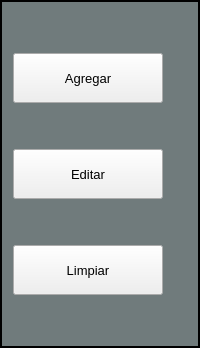
                     <widget class="QFrame" name="frame_9">
                      <property name="styleSheet">
                       <string notr="true">QFrame{
	background-color:#707B7C;
border-right:2px solid rgb(0,0,0);
border-left:2px solid rgb(0,0,0);
border-bottom:2px solid rgb(0,0,0);
border-top:2px solid rgb(0,0,0);
}</string>
                      </property>
                      <property name="frameShape">
                       <enum>QFrame::StyledPanel</enum>
                      </property>
                      <property name="frameShadow">
                       <enum>QFrame::Raised</enum>
                      </property>
                      <layout class="QVBoxLayout" name="verticalLayout_52">
                       <item>
                        <layout class="QVBoxLayout" name="verticalLayout_62">
                         <item>
                          <spacer name="verticalSpacer_22">
                           <property name="orientation">
                            <enum>Qt::Vertical</enum>
                           </property>
                           <property name="sizeHint" stdset="0">
                            <size>
                             <width>20</width>
                             <height>40</height>
                            </size>
                           </property>
                          </spacer>
                         </item>
                         <item>
                          <widget class="QPushButton" name="btn_agg_4">
                           <property name="minimumSize">
                            <size>
                             <width>150</width>
                             <height>50</height>
                            </size>
                           </property>
                           <property name="maximumSize">
                            <size>
                             <width>150</width>
                             <height>50</height>
                            </size>
                           </property>
                           <property name="font">
                            <font>
                             <pointsize>10</pointsize>
                            </font>
                           </property>
                           <property name="text">
                            <string>Agregar</string>
                           </property>
                           <property name="icon">
                            <iconset>
                             <normaloff>ELEMENTOS GRAFICOS/save.png</normaloff>ELEMENTOS GRAFICOS/save.png</iconset>
                           </property>
                           <property name="iconSize">
                            <size>
                             <width>25</width>
                             <height>25</height>
                            </size>
                           </property>
                          </widget>
                         </item>
                         <item>
                          <spacer name="verticalSpacer_23">
                           <property name="orientation">
                            <enum>Qt::Vertical</enum>
                           </property>
                           <property name="sizeHint" stdset="0">
                            <size>
                             <width>20</width>
                             <height>40</height>
                            </size>
                           </property>
                          </spacer>
                         </item>
                         <item>
                          <widget class="QPushButton" name="btn_edit_4">
                           <property name="minimumSize">
                            <size>
                             <width>150</width>
                             <height>50</height>
                            </size>
                           </property>
                           <property name="maximumSize">
                            <size>
                             <width>150</width>
                             <height>50</height>
                            </size>
                           </property>
                           <property name="font">
                            <font>
                             <pointsize>10</pointsize>
                            </font>
                           </property>
                           <property name="text">
                            <string>Editar</string>
                           </property>
                           <property name="icon">
                            <iconset>
                             <normaloff>ELEMENTOS GRAFICOS/editar-codigo.png</normaloff>ELEMENTOS GRAFICOS/editar-codigo.png</iconset>
                           </property>
                           <property name="iconSize">
                            <size>
                             <width>25</width>
                             <height>25</height>
                            </size>
                           </property>
                          </widget>
                         </item>
                         <item>
                          <spacer name="verticalSpacer_24">
                           <property name="orientation">
                            <enum>Qt::Vertical</enum>
                           </property>
                           <property name="sizeHint" stdset="0">
                            <size>
                             <width>20</width>
                             <height>40</height>
                            </size>
                           </property>
                          </spacer>
                         </item>
                         <item>
                          <widget class="QPushButton" name="btn_clear_4">
                           <property name="minimumSize">
                            <size>
                             <width>150</width>
                             <height>50</height>
                            </size>
                           </property>
                           <property name="maximumSize">
                            <size>
                             <width>150</width>
                             <height>50</height>
                            </size>
                           </property>
                           <property name="font">
                            <font>
                             <pointsize>10</pointsize>
                            </font>
                           </property>
                           <property name="text">
                            <string>Limpiar</string>
                           </property>
                           <property name="icon">
                            <iconset>
                             <normaloff>ELEMENTOS GRAFICOS/limpiar.png</normaloff>ELEMENTOS GRAFICOS/limpiar.png</iconset>
                           </property>
                           <property name="iconSize">
                            <size>
                             <width>25</width>
                             <height>25</height>
                            </size>
                           </property>
                          </widget>
                         </item>
                         <item>
                          <spacer name="verticalSpacer_25">
                           <property name="orientation">
                            <enum>Qt::Vertical</enum>
                           </property>
                           <property name="sizeHint" stdset="0">
                            <size>
                             <width>20</width>
                             <height>40</height>
                            </size>
                           </property>
                          </spacer>
                         </item>
                        </layout>
                       </item>
                      </layout>
                     </widget>
